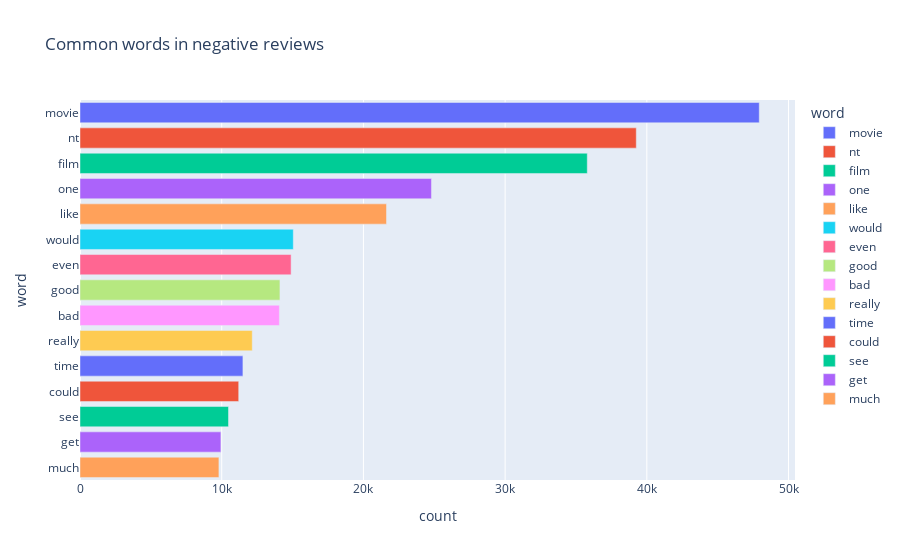

The code cell stored with this chart in its notebook:
### Code cell
px.bar(neg_words, x='count', y='word', title='Common words in negative reviews', color='word')

### Figure 1 — Plotly figure (JSON) as saved in the notebook; plotly's stock layout.template omitted (floating-point values rounded to 4 significant figures)
{"data": [{"alignmentgroup": "True", "hovertemplate": "word=%{y}<br>count=%{x}<extra></extra>", "legendgroup": "movie", "marker": {"color": "#636efa", "pattern": {"shape": ""}}, "name": "movie", "offsetgroup": "movie", "orientation": "h", "showlegend": true, "textposition": "auto", "type": "bar", "x": [47933], "xaxis": "x", "y": ["movie"], "yaxis": "y"}, {"alignmentgroup": "True", "hovertemplate": "word=%{y}<br>count=%{x}<extra></extra>", "legendgroup": "nt", "marker": {"color": "#EF553B", "pattern": {"shape": ""}}, "name": "nt", "offsetgroup": "nt", "orientation": "h", "showlegend": true, "textposition": "auto", "type": "bar", "x": [39255], "xaxis": "x", "y": ["nt"], "yaxis": "y"}, {"alignmentgroup": "True", "hovertemplate": "word=%{y}<br>count=%{x}<extra></extra>", "legendgroup": "film", "marker": {"color": "#00cc96", "pattern": {"shape": ""}}, "name": "film", "offsetgroup": "film", "orientation": "h", "showlegend": true, "textposition": "auto", "type": "bar", "x": [35797], "xaxis": "x", "y": ["film"], "yaxis": "y"}, {"alignmentgroup": "True", "hovertemplate": "word=%{y}<br>count=%{x}<extra></extra>", "legendgroup": "one", "marker": {"color": "#ab63fa", "pattern": {"shape": ""}}, "name": "one", "offsetgroup": "one", "orientation": "h", "showlegend": true, "textposition": "auto", "type": "bar", "x": [24801], "xaxis": "x", "y": ["one"], "yaxis": "y"}, {"alignmentgroup": "True", "hovertemplate": "word=%{y}<br>count=%{x}<extra></extra>", "legendgroup": "like", "marker": {"color": "#FFA15A", "pattern": {"shape": ""}}, "name": "like", "offsetgroup": "like", "orientation": "h", "showlegend": true, "textposition": "auto", "type": "bar", "x": [21628], "xaxis": "x", "y": ["like"], "yaxis": "y"}, {"alignmentgroup": "True", "hovertemplate": "word=%{y}<br>count=%{x}<extra></extra>", "legendgroup": "would", "marker": {"color": "#19d3f3", "pattern": {"shape": ""}}, "name": "would", "offsetgroup": "would", "orientation": "h", "showlegend": true, "textposition": "auto", "type": "bar", "x": [15052], "xaxis": "x", "y": ["would"], "yaxis": "y"}, {"alignmentgroup": "True", "hovertemplate": "word=%{y}<br>count=%{x}<extra></extra>", "legendgroup": "even", "marker": {"color": "#FF6692", "pattern": {"shape": ""}}, "name": "even", "offsetgroup": "even", "orientation": "h", "showlegend": true, "textposition": "auto", "type": "bar", "x": [14898], "xaxis": "x", "y": ["even"], "yaxis": "y"}, {"alignmentgroup": "True", "hovertemplate": "word=%{y}<br>count=%{x}<extra></extra>", "legendgroup": "good", "marker": {"color": "#B6E880", "pattern": {"shape": ""}}, "name": "good", "offsetgroup": "good", "orientation": "h", "showlegend": true, "textposition": "auto", "type": "bar", "x": [14109], "xaxis": "x", "y": ["good"], "yaxis": "y"}, {"alignmentgroup": "True", "hovertemplate": "word=%{y}<br>count=%{x}<extra></extra>", "legendgroup": "bad", "marker": {"color": "#FF97FF", "pattern": {"shape": ""}}, "name": "bad", "offsetgroup": "bad", "orientation": "h", "showlegend": true, "textposition": "auto", "type": "bar", "x": [14068], "xaxis": "x", "y": ["bad"], "yaxis": "y"}, {"alignmentgroup": "True", "hovertemplate": "word=%{y}<br>count=%{x}<extra></extra>", "legendgroup": "really", "marker": {"color": "#FECB52", "pattern": {"shape": ""}}, "name": "really", "offsetgroup": "really", "orientation": "h", "showlegend": true, "textposition": "auto", "type": "bar", "x": [12155], "xaxis": "x", "y": ["really"], "yaxis": "y"}, {"alignmentgroup": "True", "hovertemplate": "word=%{y}<br>count=%{x}<extra></extra>", "legendgroup": "time", "marker": {"color": "#636efa", "pattern": {"shape": ""}}, "name": "time", "offsetgroup": "time", "orientation": "h", "showlegend": true, "textposition": "auto", "type": "bar", "x": [11497], "xaxis": "x", "y": ["time"], "yaxis": "y"}, {"alignmentgroup": "True", "hovertemplate": "word=%{y}<br>count=%{x}<extra></extra>", "legendgroup": "could", "marker": {"color": "#EF553B", "pattern": {"shape": ""}}, "name": "could", "offsetgroup": "could", "orientation": "h", "showlegend": true, "textposition": "auto", "type": "bar", "x": [11200], "xaxis": "x", "y": ["could"], "yaxis": "y"}, {"alignmentgroup": "True", "hovertemplate": "word=%{y}<br>count=%{x}<extra></extra>", "legendgroup": "see", "marker": {"color": "#00cc96", "pattern": {"shape": ""}}, "name": "see", "offsetgroup": "see", "orientation": "h", "showlegend": true, "textposition": "auto", "type": "bar", "x": [10479], "xaxis": "x", "y": ["see"], "yaxis": "y"}, {"alignmentgroup": "True", "hovertemplate": "word=%{y}<br>count=%{x}<extra></extra>", "legendgroup": "get", "marker": {"color": "#ab63fa", "pattern": {"shape": ""}}, "name": "get", "offsetgroup": "get", "orientation": "h", "showlegend": true, "textposition": "auto", "type": "bar", "x": [9944], "xaxis": "x", "y": ["get"], "yaxis": "y"}, {"alignmentgroup": "True", "hovertemplate": "word=%{y}<br>count=%{x}<extra></extra>", "legendgroup": "much", "marker": {"color": "#FFA15A", "pattern": {"shape": ""}}, "name": "much", "offsetgroup": "much", "orientation": "h", "showlegend": true, "textposition": "auto", "type": "bar", "x": [9803], "xaxis": "x", "y": ["much"], "yaxis": "y"}], "layout": {"barmode": "relative", "legend": {"title": {"text": "word"}, "tracegroupgap": 0}, "title": {"text": "Common words in negative reviews"}, "xaxis": {"anchor": "y", "domain": [0, 1], "title": {"text": "count"}}, "yaxis": {"anchor": "x", "categoryarray": ["much", "get", "see", "could", "time", "really", "bad", "good", "even", "would", "like", "one", "film", "nt", "movie"], "categoryorder": "array", "domain": [0, 1], "title": {"text": "word"}}}}
